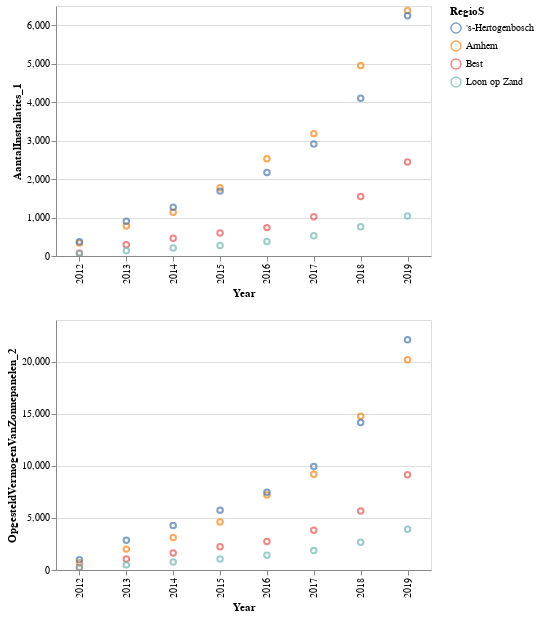

Notebook source saved alongside this figure:
### Markdown cell above
### Comparing municipalities

### Code cell
chart = alt.Chart(df_zonnestroom_2019).mark_point().encode(
    alt.X(alt.repeat("column"), type='ordinal', title='Year'),
    alt.Y(alt.repeat("row"), type='quantitative'),
    color='RegioS:N'
).properties(
    width=375,
    height=250
).repeat(
    column=['Perioden'],
    row=['AantalInstallaties_1', 'OpgesteldVermogenVanZonnepanelen_2'],
    
).interactive()
chart

### Figure 1 — Vega-Lite specification as saved in the notebook (floating-point values rounded to 4 significant figures)
{"config": {"view": {"continuousWidth": 400, "continuousHeight": 300}}, "repeat": {"column": ["Perioden"], "row": ["AantalInstallaties_1", "OpgesteldVermogenVanZonnepanelen_2"]}, "spec": {"data": {"name": "data-065d17693aea585c86516ee32c65f4df"}, "mark": "point", "encoding": {"color": {"field": "RegioS", "type": "nominal"}, "x": {"field": {"repeat": "column"}, "title": "Year", "type": "ordinal"}, "y": {"field": {"repeat": "row"}, "type": "quantitative"}}, "height": 250, "selection": {"selector002": {"type": "interval", "bind": "scales", "encodings": ["x", "y"]}}, "width": 375}, "$schema": "https://vega.github.io/schema/vega-lite/v4.17.0.json", "datasets": {"data-065d17693aea585c86516ee32c65f4df": [{"ID": 3672, "BedrijfstakkenWoningen": "Woningen", "RegioS": "Arnhem", "Perioden": "2012", "AantalInstallaties_1": 336.0, "OpgesteldVermogenVanZonnepanelen_2": 694.0}, {"ID": 3673, "BedrijfstakkenWoningen": "Woningen", "RegioS": "Arnhem", "Perioden": "2013", "AantalInstallaties_1": 778.0, "OpgesteldVermogenVanZonnepanelen_2": 2005.0}, {"ID": 3674, "BedrijfstakkenWoningen": "Woningen", "RegioS": "Arnhem", "Perioden": "2014", "AantalInstallaties_1": 1135.0, "OpgesteldVermogenVanZonnepanelen_2": 3124.0}, {"ID": 3675, "BedrijfstakkenWoningen": "Woningen", "RegioS": "Arnhem", "Perioden": "2015", "AantalInstallaties_1": 1772.0, "OpgesteldVermogenVanZonnepanelen_2": 4619.0}, {"ID": 3676, "BedrijfstakkenWoningen": "Woningen", "RegioS": "Arnhem", "Perioden": "2016", "AantalInstallaties_1": 2530.0, "OpgesteldVermogenVanZonnepanelen_2": 7197.0}, {"ID": 3677, "BedrijfstakkenWoningen": "Woningen", "RegioS": "Arnhem", "Perioden": "2017", "AantalInstallaties_1": 3182.0, "OpgesteldVermogenVanZonnepanelen_2": 9199.0}, {"ID": 3678, "BedrijfstakkenWoningen": "Woningen", "RegioS": "Arnhem", "Perioden": "2018", "AantalInstallaties_1": 4952.0, "OpgesteldVermogenVanZonnepanelen_2": 14750.0}, {"ID": 3679, "BedrijfstakkenWoningen": "Woningen", "RegioS": "Arnhem", "Perioden": "2019", "AantalInstallaties_1": 6384.0, "OpgesteldVermogenVanZonnepanelen_2": 20180.0}, {"ID": 3816, "BedrijfstakkenWoningen": "Woningen", "RegioS": "Best", "Perioden": "2012", "AantalInstallaties_1": 81.0, "OpgesteldVermogenVanZonnepanelen_2": 253.0}, {"ID": 3817, "BedrijfstakkenWoningen": "Woningen", "RegioS": "Best", "Perioden": "2013", "AantalInstallaties_1": 290.0, "OpgesteldVermogenVanZonnepanelen_2": 1054.0}, {"ID": 3818, "BedrijfstakkenWoningen": "Woningen", "RegioS": "Best", "Perioden": "2014", "AantalInstallaties_1": 462.0, "OpgesteldVermogenVanZonnepanelen_2": 1630.0}, {"ID": 3819, "BedrijfstakkenWoningen": "Woningen", "RegioS": "Best", "Perioden": "2015", "AantalInstallaties_1": 597.0, "OpgesteldVermogenVanZonnepanelen_2": 2224.0}, {"ID": 3820, "BedrijfstakkenWoningen": "Woningen", "RegioS": "Best", "Perioden": "2016", "AantalInstallaties_1": 738.0, "OpgesteldVermogenVanZonnepanelen_2": 2727.0}, {"ID": 3821, "BedrijfstakkenWoningen": "Woningen", "RegioS": "Best", "Perioden": "2017", "AantalInstallaties_1": 1023.0, "OpgesteldVermogenVanZonnepanelen_2": 3813.0}, {"ID": 3822, "BedrijfstakkenWoningen": "Woningen", "RegioS": "Best", "Perioden": "2018", "AantalInstallaties_1": 1549.0, "OpgesteldVermogenVanZonnepanelen_2": 5660.0}, {"ID": 3823, "BedrijfstakkenWoningen": "Woningen", "RegioS": "Best", "Perioden": "2019", "AantalInstallaties_1": 2444.0, "OpgesteldVermogenVanZonnepanelen_2": 9138.0}, {"ID": 4608, "BedrijfstakkenWoningen": "Woningen", "RegioS": "'s-Hertogenbosch", "Perioden": "2012", "AantalInstallaties_1": 371.0, "OpgesteldVermogenVanZonnepanelen_2": 985.0}, {"ID": 4609, "BedrijfstakkenWoningen": "Woningen", "RegioS": "'s-Hertogenbosch", "Perioden": "2013", "AantalInstallaties_1": 901.0, "OpgesteldVermogenVanZonnepanelen_2": 2859.0}, {"ID": 4610, "BedrijfstakkenWoningen": "Woningen", "RegioS": "'s-Hertogenbosch", "Perioden": "2014", "AantalInstallaties_1": 1270.0, "OpgesteldVermogenVanZonnepanelen_2": 4269.0}, {"ID": 4611, "BedrijfstakkenWoningen": "Woningen", "RegioS": "'s-Hertogenbosch", "Perioden": "2015", "AantalInstallaties_1": 1687.0, "OpgesteldVermogenVanZonnepanelen_2": 5748.0}, {"ID": 4612, "BedrijfstakkenWoningen": "Woningen", "RegioS": "'s-Hertogenbosch", "Perioden": "2016", "AantalInstallaties_1": 2170.0, "OpgesteldVermogenVanZonnepanelen_2": 7464.0}, {"ID": 4613, "BedrijfstakkenWoningen": "Woningen", "RegioS": "'s-Hertogenbosch", "Perioden": "2017", "AantalInstallaties_1": 2910.0, "OpgesteldVermogenVanZonnepanelen_2": 9936.0}, {"ID": 4614, "BedrijfstakkenWoningen": "Woningen", "RegioS": "'s-Hertogenbosch", "Perioden": "2018", "AantalInstallaties_1": 4103.0, "OpgesteldVermogenVanZonnepanelen_2": 14160.0}, {"ID": 4615, "BedrijfstakkenWoningen": "Woningen", "RegioS": "'s-Hertogenbosch", "Perioden": "2019", "AantalInstallaties_1": 6245.0, "OpgesteldVermogenVanZonnepanelen_2": 22110.0}, {"ID": 4944, "BedrijfstakkenWoningen": "Woningen", "RegioS": "Loon op Zand", "Perioden": "2012", "AantalInstallaties_1": 62.0, "OpgesteldVermogenVanZonnepanelen_2": 196.0}, {"ID": 4945, "BedrijfstakkenWoningen": "Woningen", "RegioS": "Loon op Zand", "Perioden": "2013", "AantalInstallaties_1": 138.0, "OpgesteldVermogenVanZonnepanelen_2": 491.0}, {"ID": 4946, "BedrijfstakkenWoningen": "Woningen", "RegioS": "Loon op Zand", "Perioden": "2014", "AantalInstallaties_1": 209.0, "OpgesteldVermogenVanZonnepanelen_2": 772.0}, {"ID": 4947, "BedrijfstakkenWoningen": "Woningen", "RegioS": "Loon op Zand", "Perioden": "2015", "AantalInstallaties_1": 274.0, "OpgesteldVermogenVanZonnepanelen_2": 1062.0}, {"ID": 4948, "BedrijfstakkenWoningen": "Woningen", "RegioS": "Loon op Zand", "Perioden": "2016", "AantalInstallaties_1": 379.0, "OpgesteldVermogenVanZonnepanelen_2": 1424.0}, {"ID": 4949, "BedrijfstakkenWoningen": "Woningen", "RegioS": "Loon op Zand", "Perioden": "2017", "AantalInstallaties_1": 527.0, "OpgesteldVermogenVanZonnepanelen_2": 1878.0}, {"ID": 4950, "BedrijfstakkenWoningen": "Woningen", "RegioS": "Loon op Zand", "Perioden": "2018", "AantalInstallaties_1": 761.0, "OpgesteldVermogenVanZonnepanelen_2": 2669.0}, {"ID": 4951, "BedrijfstakkenWoningen": "Woningen", "RegioS": "Loon op Zand", "Perioden": "2019", "AantalInstallaties_1": 1042.0, "OpgesteldVermogenVanZonnepanelen_2": 3914.0}]}}
